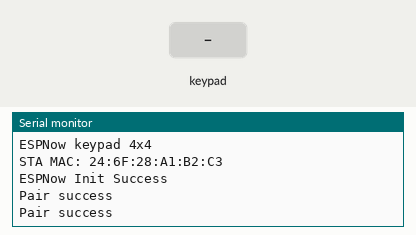
Simulated run of this sketch. Board: ESP8266 (NodeMCU). Parts: the last lines printed to the serial monitor. Wiring (inferred from the names in the program): 4×3 keypad with keys 1 2 3 4 5 6 7 8 9 * 0 #: rows GPIO 2, GPIO 14, GPIO 12, GPIO 13; columns GPIO 5, GPIO 4, GPIO 0. Inputs (shaded band) come from the test bench.

Above: at 1.2 s.
1.3 s: key '1' pressed
At 2.6 s:
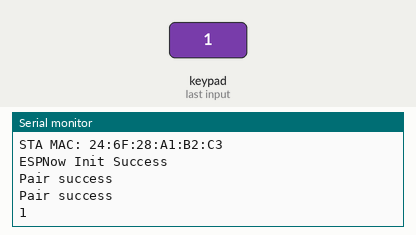
2.9 s: keypad keys 1 2 3 4 # pressed 0.4 s apart
At 5.2 s:
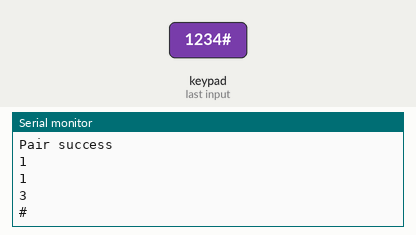
6.4 s: key '5' pressed
At 7.0 s:
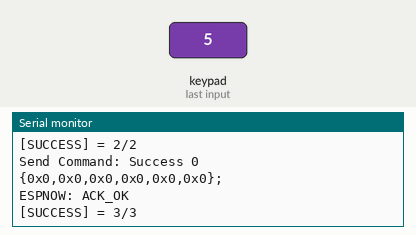
7.9 s: keypad keys 1 2 3 4 * pressed 0.4 s apart
At 10.4 s:
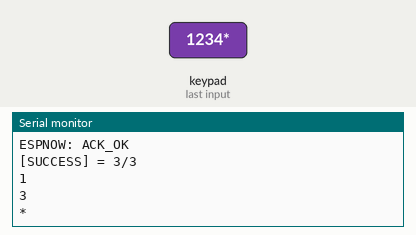
Timing chart, 0 to 11.9 s (numbered marks = the images above; inputs shaded):
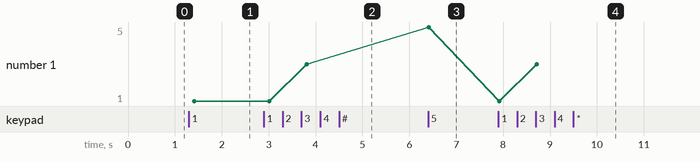

Measured:
- after the input at 1.3 s, the serial monitor: prints a new line after 0.11 s (image 1)
- after the input at 2.9 s, the serial monitor: prints a new line after 0.91 s (image 2)
- after the input at 6.4 s, the serial monitor: prints a new line at once (image 3)
- after the input at 7.9 s, the serial monitor: prints a new line at once (image 4)
- plotted number 1: 3 → 5 after the input at 6.4 s

The sketch:

keypad3x4-esp-now.ino
```cpp
// Include Libraries
#include "Arduino.h"
#include <ESP8266WiFi.h>
#include "Keypad.h"


// Pin Definitions
#define KEYPADMEM3X4_PIN_ROW1	2
#define KEYPADMEM3X4_PIN_ROW2	14
#define KEYPADMEM3X4_PIN_ROW3	12
#define KEYPADMEM3X4_PIN_ROW4	13
#define KEYPADMEM3X4_PIN_COL1	5
#define KEYPADMEM3X4_PIN_COL2	4
#define KEYPADMEM3X4_PIN_COL3	0

struct __attribute__((packed)) SENSOR_DATA {
   char testdata[20];
} sensorData;
// uint8_t bs[sizeof(sensorData)];


extern "C" {
  #include <espnow.h>
  #include <user_interface.h>
}

// Global variables and defines
//Use this 2D array to map the keys as you desire
char keypadmem3x4keys[ROWS][COLS] = {
{'1','2','3'},
{'4','5','6'},
{'7','8','9'},
{'*','0','#'}
};
// object initialization
Keypad keypadmem3x4(KEYPADMEM3X4_PIN_COL1,KEYPADMEM3X4_PIN_COL2,KEYPADMEM3X4_PIN_COL3,KEYPADMEM3X4_PIN_ROW1,KEYPADMEM3X4_PIN_ROW2,KEYPADMEM3X4_PIN_ROW3,KEYPADMEM3X4_PIN_ROW4);


char key1=' ',key2=' ';

//****************************************************

typedef struct esp_now_peer_info {
    u8 peer_addr[6];    /**< ESPNOW peer MAC address that is also the MAC address of station or softap */
    uint8_t channel;                        /**< Wi-Fi channel that peer uses to send/receive ESPNOW data. If the value is 0,
                                                 use the current channel which station or softap is on. Otherwise, it must be
                                                 set as the channel that station or softap is on. */
} esp_now_peer_info_t;

#define CHANNEL 0

//Mac Address for all slaves (broadcast)
// uint8_t PEER[] {0x59, 0x00, 0xfb, 0xa4, 0xae, 0x30}; // esp32 A
 //static  uint8_t mac[] =  {0x61, 0x53, 0xc5, 0x3a, 0x7d, 0x80} ; //pjonb
 //static  uint8_t mac[] =  {0x5E, 0xCF, 0x7F, 0xAB, 0xB4, 0xB5}; //8266 nodemcu amica
 // static  uint8_t mac[] =  {0x2E, 0x3A, 0xE8, 0x26, 0x3E, 0xCA}; //8266 FEMALE keypad
 //static  uint8_t mac[] =  {0x59, 0x00, 0xFB, 0xA4, 0xAE  , 0x30} ;
 //static uint8_t mac[] =  {0x30, 0xAE, 0xA4, 0xFB, 0x00  , 0x59} ;

uint8_t remoteMac2[] = {0x00, 0x00, 0x00, 0x00, 0x00, 0x00}; //
uint8_t remoteMac1[] = {0x5E, 0xCF, 0x7F, 0xAB, 0xB4, 0xB5}; // relay
uint8_t remoteMac[] = {0x80, 0x7d, 0x3a, 0xc5, 0x53, 0x61}; // pjonb
uint8_t remoteMac3[] = {0x3A, 0x2B, 0x78, 0x04, 0xEF, 0x2A}; // relay B

uint8_t data = 1;
bool retry = true;
bool keyok = false;

 static uint32_t ok = 0;
 static uint32_t fail = 0;

void printMacAddress(uint8_t* macaddre) {
  Serial.print("{");
  for (int i = 0; i < 6; i++) {
    Serial.print("0x");
    Serial.print(macaddre[i], HEX);
    if (i < 5) Serial.print(',');
  }
  Serial.println("};");
}

// Init ESP Now with fallback
void InitESPNow() {
  if (esp_now_init() == 0) {
    Serial.println("ESPNow Init Success");
  }
  else {
    Serial.println("ESPNow Init Failed");
    ESP.restart();
  }
  esp_now_set_self_role(ESP_NOW_ROLE_CONTROLLER);
}

void sendData() {
  // data++;
 /* int result = esp_now_send(remoteMac2, &data, sizeof(data));
  Serial.print("Send Command: ");
  if (result ==0) {
    Serial.println("Success " + String(result));
  } else {
    Serial.println("Failed " + String(result));
  }
  delay(100);*/
   uint8_t bs[sizeof(sensorData)];
  memcpy(bs, &sensorData, sizeof(sensorData));


  int result = esp_now_send(remoteMac2, bs, sizeof(sensorData));
  Serial.print("Send Command: ");
  if (result ==0) {
    Serial.println("Success " + String(result));
  } else {
    Serial.println("Failed " + String(result));
  }
 delay(100);
}

// callback when data is sent from Master to Slave
esp_now_send_cb_t OnDataSent(const uint8_t *mac_addr, u8 status) {
  char macStr[18];
  snprintf(macStr, sizeof(macStr), "%02x:%02x:%02x:%02x:%02x:%02x",
           mac_addr[0], mac_addr[1], mac_addr[2], mac_addr[3], mac_addr[4], mac_addr[5]);
  Serial.print("Last Packet Sent to: "); Serial.println(macStr);
  Serial.print("Last Packet Send Status: "); Serial.println(status == 0 ? "Delivery Success" : "Delivery Fail");
}


// Setup the essentials for your circuit to work. It runs first every time your circuit is powered with electricity.
void setup()
{
    // Setup Serial which is useful for debugging
    // Use the Serial Monitor to view printed messages
    Serial.begin(115200);
    while (!Serial) ; // wait for serial port to connect. Needed for native USB
    Serial.println();
    Serial.println("start");

    //Initialize the keypad with selected key map
    keypadmem3x4.begin(keypadmem3x4keys);
  Serial.println( );
    Serial.println( "start keypad 4x4 espnow pjonb Esp-now-sender-i2ckeypad4x4-password" );

  //Set device in STA mode to begin with
  WiFi.mode(WIFI_STA);
  Serial.println("ESPNow keypad 4x4");
  // This is the mac address of the Master in Station Mode
  Serial.print("STA MAC: "); Serial.println(WiFi.macAddress());
  // Init ESPNow with a fallback logic
  InitESPNow();
  // Once ESPNow is successfully Init, we will register for Send CB to
  // get the status of Trasnmitted packet
  // esp_now_register_send_cb(OnDataSent);

  int addStatus = esp_now_add_peer((u8*)remoteMac, ESP_NOW_ROLE_CONTROLLER, CHANNEL, NULL, 0);
  if (addStatus == 0) {
    // Pair success
    Serial.println("Pair success");
  } else {
    Serial.println("Pair failed");
  }
  for (int i = 0; i < 19; ++i)  sensorData.testdata[i] = '0';
  sensorData.testdata[5] = 'k';
  sensorData.testdata[6] = 'b';
  sensorData.testdata[7] = 'r';
  sensorData.testdata[8] = '3';
  sensorData.testdata[9] = 'x';
  sensorData.testdata[10] = '4';
   int addStatus1 = esp_now_add_peer((u8*)remoteMac1, ESP_NOW_ROLE_CONTROLLER, CHANNEL, NULL, 0);
  if (addStatus1 == 0) {
    // Pair success
    Serial.println("Pair success");
  } else {
    Serial.println("Pair failed");
  }


  esp_now_register_send_cb([](uint8_t* macaddre, uint8_t status) {
    printMacAddress(macaddre);

    if (status == 0) {
      Serial.println("ESPNOW: ACK_OK");
      ok++;
      retry = false;
    }
    else {
      Serial.println("ESPNOW: SEND_FAILED");
      fail++;
    }
    Serial.printf("[SUCCESS] = %lu/%lu \r\n", ok, ok+fail);
  });

}

 char read_key() {
// Membrane 3x4 Matrix Keypad - Test Code
//  Read keypad
//    char key = keypadmem3x4.getKey();

    char key = keypadmem3x4.getKey();

    if (key)    Serial.println(key);
    return(key);


}

// Main logic of your circuit. It defines the interaction between the components you selected. After setup, it runs over and over again, in an eternal loop.
void checkkey()
{
      key1=read_key();
      if (key1=='5' ) {Serial.println("ok key1 5 ");

       for (int i = 0; i < 6; i++)  remoteMac2[i]=remoteMac1[i];
         sendData();
         for (int i = 0; i < 6; i++)  remoteMac2[i]=remoteMac[i];
         sendData();
         for (int i = 0; i < 6; i++)  remoteMac2[i]=remoteMac3[i];
         sendData();
      }
     }

void loop() {
  checkkey();
  delay(200);
}
```

Key.cpp
```cpp
// (licence header left out)
#include "Key.h"


// default constructor
Key::Key() {
	kchar = NO_KEY;
	kstate = IDLE;
	stateChanged = false;
}

// constructor
Key::Key(char userKeyChar) {
	kchar = userKeyChar;
	kcode = -1;
	kstate = IDLE;
	stateChanged = false;
}


void Key::key_update (char userKeyChar, KeyState userState, boolean userStatus) {
	kchar = userKeyChar;
	kstate = userState;
	stateChanged = userStatus;
}


/*
|| @changelog
|| | 1.0 2012-06-04 - Mark Stanley : Initial Release
|| #
*/
```

Key.h
```cpp
// (licence header left out)
#ifndef KEY_H
#define KEY_H

// Arduino versioning.
#if defined(ARDUINO) && ARDUINO >= 100
#include "Arduino.h"	// for digitalRead, digitalWrite, etc
#else
#include "WProgram.h"
#endif

#define OPEN LOW
#define CLOSED HIGH

typedef unsigned int uint;
typedef enum{ IDLE, PRESSED, HOLD, RELEASED } KeyState;

const char NO_KEY = '\0';

class Key {
public:
	// members
	char kchar;
	int kcode;
	KeyState kstate;
	boolean stateChanged;

	// methods
	Key();
	Key(char userKeyChar);
	void key_update(char userKeyChar, KeyState userState, boolean userStatus);

private:

};

#endif

/*
|| @changelog
|| | 1.0 2012-06-04 - Mark Stanley : Initial Release
|| #
*/
```

Keypad.cpp
```cpp
// (licence header left out)
#include "Keypad.h"

// <<constructor>> Allows custom keymap, pin configuration, and keypad sizes.
Keypad::Keypad(char *userKeymap, byte *row, byte *col, byte numRows, byte numCols) {
	rowPins = row;
	columnPins = col;
	sizeKpd.rows = numRows;
	sizeKpd.columns = numCols;

	begin(userKeymap);

	setDebounceTime(10);
	setHoldTime(500);
	keypadEventListener = 0;

	startTime = 0;
	single_key = false;
}

Keypad::Keypad(byte col1Pin,byte col2Pin,byte col3Pin,byte row1Pin,byte row2Pin,byte row3Pin,byte row4Pin)
{
   rowPinsCir[0] = row1Pin;
   rowPinsCir[1] = row2Pin;
   rowPinsCir[2] = row3Pin;
   rowPinsCir[3] = row4Pin;
   columnPinsCir[0] = col1Pin;
   columnPinsCir[1] = col2Pin;
   columnPinsCir[2] = col3Pin;

  rowPins = rowPinsCir;
  columnPins = columnPinsCir;

  sizeKpd.rows = 4;
  sizeKpd.columns = 3;

  setDebounceTime(10);
  setHoldTime(500);
  keypadEventListener = 0;

  startTime = 0;
  single_key = false;
}

// Let the user define a keymap - assume the same row/column count as defined in constructor
void Keypad::begin(char *userKeymap) {
    keymap = userKeymap;
}
// Let the user define a keymap - assume the same row/column count as defined in constructor
void Keypad::begin(char userKeymap[4][3]) {
    keymap = makeKeymap(userKeymap);
}

// Returns a single key only. Retained for backwards compatibility.
char Keypad::getKey() {
	single_key = true;

	if (getKeys() && key[0].stateChanged && (key[0].kstate==PRESSED))
		return key[0].kchar;

	single_key = false;

	return NO_KEY;
}

// Populate the key list.
bool Keypad::getKeys() {
	bool keyActivity = false;

	// Limit how often the keypad is scanned. This makes the loop() run 10 times as fast.
	if ( (millis()-startTime)>debounceTime ) {
		scanKeys();
		keyActivity = updateList();
		startTime = millis();
	}

	return keyActivity;
}

// Private : Hardware scan
void Keypad::scanKeys() {
	// Re-intialize the row pins. Allows sharing these pins with other hardware.
	for (byte r=0; r<sizeKpd.rows; r++) {
		pin_mode(rowPins[r],INPUT_PULLUP);
	}

	// bitMap stores ALL the keys that are being pressed.
	for (byte c=0; c<sizeKpd.columns; c++) {
		pin_mode(columnPins[c],OUTPUT);
		pin_write(columnPins[c], LOW);	// Begin column pulse output.
		for (byte r=0; r<sizeKpd.rows; r++) {
			bitWrite(bitMap[r], c, !pin_read(rowPins[r]));  // keypress is active low so invert to high.
		}
		// Set pin to high impedance input. Effectively ends column pulse.
		pin_write(columnPins[c],HIGH);
		pin_mode(columnPins[c],INPUT);
	}
}

// Manage the list without rearranging the keys. Returns true if any keys on the list changed state.
bool Keypad::updateList() {

	bool anyActivity = false;

	// Delete any IDLE keys
	for (byte i=0; i<LIST_MAX; i++) {
		if (key[i].kstate==IDLE) {
			key[i].kchar = NO_KEY;
			key[i].kcode = -1;
			key[i].stateChanged = false;
		}
	}

	// Add new keys to empty slots in the key list.
	for (byte r=0; r<sizeKpd.rows; r++) {
		for (byte c=0; c<sizeKpd.columns; c++) {
			boolean button = bitRead(bitMap[r],c);
			char keyChar = keymap[r * sizeKpd.columns + c];
			int keyCode = r * sizeKpd.columns + c;
			int idx = findInList (keyCode);
			// Key is already on the list so set its next state.
			if (idx > -1)	{
				nextKeyState(idx, button);
			}
			// Key is NOT on the list so add it.
			if ((idx == -1) && button) {
				for (byte i=0; i<LIST_MAX; i++) {
					if (key[i].kchar==NO_KEY) {		// Find an empty slot or don't add key to list.
						key[i].kchar = keyChar;
						key[i].kcode = keyCode;
						key[i].kstate = IDLE;		// Keys NOT on the list have an initial state of IDLE.
						nextKeyState (i, button);
						break;	// Don't fill all the empty slots with the same key.
					}
				}
			}
		}
	}

	// Report if the user changed the state of any key.
	for (byte i=0; i<LIST_MAX; i++) {
		if (key[i].stateChanged) anyActivity = true;
	}

	return anyActivity;
}

// Private
// This function is a state machine but is also used for debouncing the keys.
void Keypad::nextKeyState(byte idx, boolean button) {
	key[idx].stateChanged = false;

	switch (key[idx].kstate) {
		case IDLE:
			if (button==CLOSED) {
				transitionTo (idx, PRESSED);
				holdTimer = millis(); }		// Get ready for next HOLD state.
			break;
		case PRESSED:
			if ((millis()-holdTimer)>holdTime)	// Waiting for a key HOLD...
				transitionTo (idx, HOLD);
			else if (button==OPEN)				// or for a key to be RELEASED.
				transitionTo (idx, RELEASED);
			break;
		case HOLD:
			if (button==OPEN)
				transitionTo (idx, RELEASED);
			break;
		case RELEASED:
			transitionTo (idx, IDLE);
			break;
	}
}

// New in 2.1
bool Keypad::isPressed(char keyChar) {
	for (byte i=0; i<LIST_MAX; i++) {
		if ( key[i].kchar == keyChar ) {
			if ( (key[i].kstate == PRESSED) && key[i].stateChanged )
				return true;
		}
	}
	return false;	// Not pressed.
}

// Search by character for a key in the list of active keys.
// Returns -1 if not found or the index into the list of active keys.
int Keypad::findInList (char keyChar) {
	for (byte i=0; i<LIST_MAX; i++) {
		if (key[i].kchar == keyChar) {
			return i;
		}
	}
	return -1;
}

// Search by code for a key in the list of active keys.
// Returns -1 if not found or the index into the list of active keys.
int Keypad::findInList (int keyCode) {
	for (byte i=0; i<LIST_MAX; i++) {
		if (key[i].kcode == keyCode) {
			return i;
		}
	}
	return -1;
}

// New in 2.0
char Keypad::waitForKey() {
	char waitKey = NO_KEY;
	while( (waitKey = getKey()) == NO_KEY );	// Block everything while waiting for a keypress.
	return waitKey;
}

// Backwards compatibility function.
KeyState Keypad::getState() {
	return key[0].kstate;
}

// The end user can test for any changes in state before deciding
// if any variables, etc. needs to be updated in their code.
bool Keypad::keyStateChanged() {
	return key[0].stateChanged;
}

// The number of keys on the key list, key[LIST_MAX], equals the number
// of bytes in the key list divided by the number of bytes in a Key object.
byte Keypad::numKeys() {
	return sizeof(key)/sizeof(Key);
}

// Minimum debounceTime is 1 mS. Any lower *will* slow down the loop().
void Keypad::setDebounceTime(uint debounce) {
	debounce<1 ? debounceTime=1 : debounceTime=debounce;
}

void Keypad::setHoldTime(uint hold) {
    holdTime = hold;
}

void Keypad::addEventListener(void (*listener)(char)){
	keypadEventListener = listener;
}

void Keypad::transitionTo(byte idx, KeyState nextState) {
	key[idx].kstate = nextState;
	key[idx].stateChanged = true;

	// Sketch used the getKey() function.
	// Calls keypadEventListener only when the first key in slot 0 changes state.
	if (single_key)  {
	  	if ( (keypadEventListener!=NULL) && (idx==0) )  {
			keypadEventListener(key[0].kchar);
		}
	}
	// Sketch used the getKeys() function.
	// Calls keypadEventListener on any key that changes state.
	else {
	  	if (keypadEventListener!=NULL)  {
			keypadEventListener(key[idx].kchar);
		}
	}
}

/*
|| @changelog
|| | 3.1 2013-01-15 - Mark Stanley     : Fixed missing RELEASED & IDLE status when using a single key.
|| | 3.0 2012-07-12 - Mark Stanley     : Made library multi-keypress by default. (Backwards compatible)
|| | 3.0 2012-07-12 - Mark Stanley     : Modified pin functions to support Keypad_I2C
|| | 3.0 2012-07-12 - Stanley & Young  : Removed static variables. Fix for multiple keypad objects.
|| | 3.0 2012-07-12 - Mark Stanley     : Fixed bug that caused shorted pins when pressing multiple keys.
|| | 2.0 2011-12-29 - Mark Stanley     : Added waitForKey().
|| | 2.0 2011-12-23 - Mark Stanley     : Added the public function keyStateChanged().
|| | 2.0 2011-12-23 - Mark Stanley     : Added the private function scanKeys().
|| | 2.0 2011-12-23 - Mark Stanley     : Moved the Finite State Machine into the function getKeyState().
|| | 2.0 2011-12-23 - Mark Stanley     : Removed the member variable lastUdate. Not needed after rewrite.
|| | 1.8 2011-11-21 - Mark Stanley     : Added decision logic to compile WProgram.h or Arduino.h
|| | 1.8 2009-07-08 - Alexander Brevig : No longer uses arrays
|| | 1.7 2009-06-18 - Alexander Brevig : Every time a state changes the keypadEventListener will trigger, if set.
|| | 1.7 2009-06-18 - Alexander Brevig : Added setDebounceTime. setHoldTime specifies the amount of
|| |                                          microseconds before a HOLD state triggers
|| | 1.7 2009-06-18 - Alexander Brevig : Added transitionTo
|| | 1.6 2009-06-15 - Alexander Brevig : Added getState() and state variable
|| | 1.5 2009-05-19 - Alexander Brevig : Added setHoldTime()
|| | 1.4 2009-05-15 - Alexander Brevig : Added addEventListener
|| | 1.3 2009-05-12 - Alexander Brevig : Added lastUdate, in order to do simple debouncing
|| | 1.2 2009-05-09 - Alexander Brevig : Changed getKey()
|| | 1.1 2009-04-28 - Alexander Brevig : Modified API, and made variables private
|| | 1.0 2007-XX-XX - Mark Stanley : Initial Release
|| #
*/
```

Source omitted: Keypad.h (6059 bytes)
